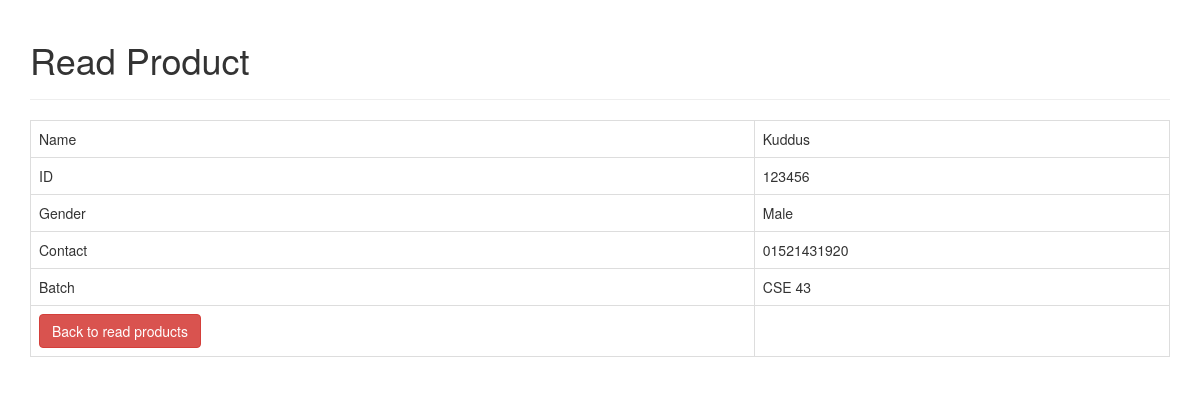
Page /theme/student/read_one.php?s_id=123456 on the committed database.
### tables this page shows
CREATE TABLE `student` (
  `sName` varchar(255) NOT NULL,
  `gender` varchar(255) NOT NULL,
  `s_id` int(11) NOT NULL,
  `contact` text NOT NULL,
  `batch` varchar(255) NOT NULL
);

### theme/student/read_one.php (the view, shortened to what this page needs)
<!DOCTYPE HTML>
<html>
<head>
    <link rel="stylesheet" href="https://maxcdn.bootstrapcdn.com/bootstrap/3.3.7/css/bootstrap.min.css" />
</head>
<body>
    <div class="container">
        <div class="page-header">
            <h1>Read Product</h1>
        </div>
        <?php
$s_id=isset($_GET['s_id']) ? $_GET['s_id'] : die('ERROR: Record s_id not found.');
 $filepath = realpath(dirname(__FILE__));
include_once($filepath.'/../config/database.php');
try {
    $query = "SELECT * FROM student WHERE s_id = ? LIMIT 0,1";
    $stmt = $con->prepare( $query );
    $stmt->bindParam(1, $s_id);
    $stmt->execute();
    $row = $stmt->fetch(PDO::FETCH_ASSOC);
        $sName=$row['sName'];
        $s_id=$row['s_id'];
        $contact=$row['contact'];
        $gender=$row['gender'];
        $batch=$row['batch'];
}
catch(PDOException $exception){
    die('ERROR: ' . $exception->getMessage());
}
?>
<table class='table table-hover table-responsive table-bordered'>
    <tr>
        <td>Name</td>
        <td><?php echo htmlspecialchars($sName, ENT_QUOTES);  ?></td>
    </tr>
    <tr>
        <td>ID</td>
        <td><?php echo htmlspecialchars($s_id, ENT_QUOTES);  ?></td>
    </tr>
    <tr>
        <td>Gender</td>
        <td><?php echo htmlspecialchars($gender, ENT_QUOTES);  ?></td>
    </tr>
    <tr>
    <tr>
        <td>Contact</td>
        <td><?php echo htmlspecialchars($contact, ENT_QUOTES);  ?></td>
    </tr>
    <tr>
    <tr>
        <td>Batch</td>
        <td><?php echo htmlspecialchars($batch, ENT_QUOTES);  ?></td>
    </tr>
    <tr>
        <td>
            <a href='tFooter.php' class='btn btn-danger'>Back to read products</a>
        </td>
    </tr>
</table>
    </div>
</body>
</html>

### rows in the picture
student: sName "Kuddus", s_id "123456", gender "Male", contact "01521431920", batch "CSE 43"
